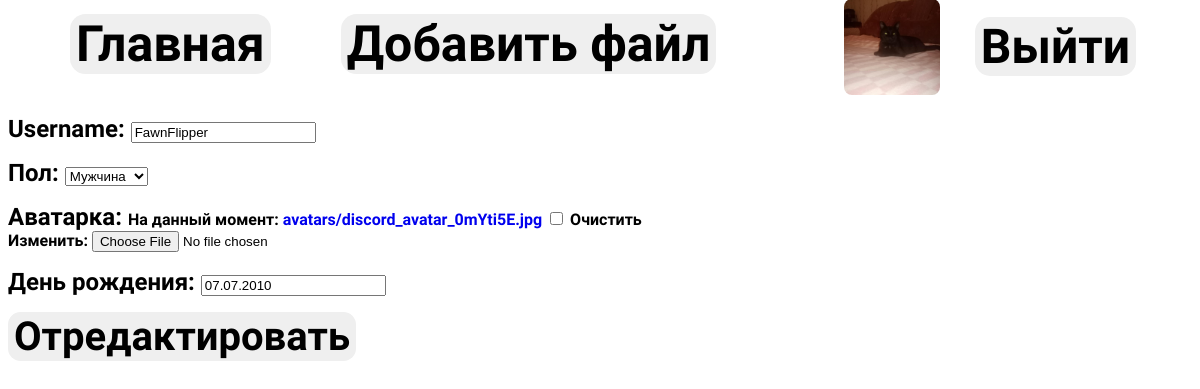
Page /user/edit_profile/4/ (signed in) on the earlier database version.
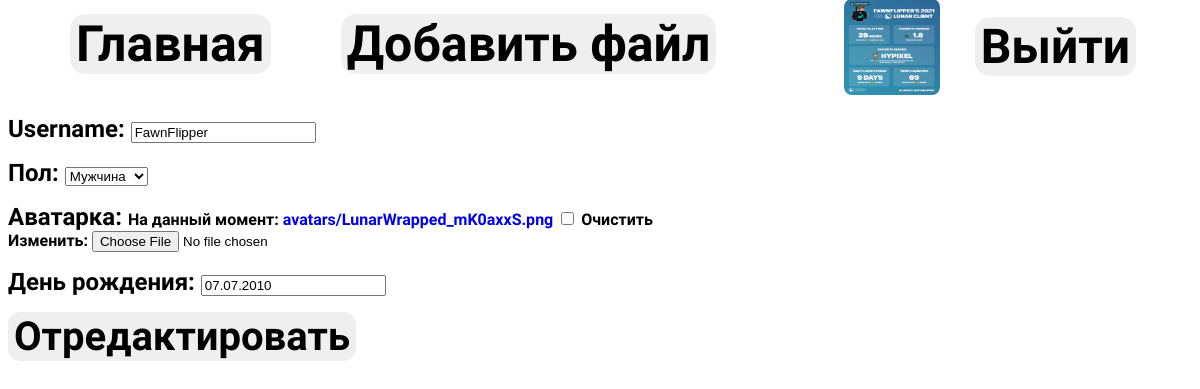
Same page on the later database version.
### users/models.py (models this page shows)
class CustomUser(AbstractUser):
    GENDERS = (
        ('m', 'Мужчина'),
        ('f', 'Женщина'),
    )
    gender = models.CharField('Пол', max_length=1, choices=GENDERS, default='')
    birth_date = models.DateField('День рождения', default='2000-01-01')
    avatar = models.ImageField('Аватарка', upload_to='avatars/', blank=True, null=True, default='standart_avatar.png')

### users/views.py (the view, shortened to what this page needs)
# urls.py: path('edit_profile/<int:pk>/', views.EditProfile.as_view(), name='edit_profile'),
class EditProfile(LoginRequiredMixin, DataMixin, UpdateView):
    model = CustomUser
    template_name_suffix = '_update_form'
    fields = ['username', 'gender', 'avatar', 'birth_date']
    login_url = 'login'
    def get_context_data(self, **kwargs):
        context = super(EditProfile, self).get_context_data(**kwargs)
        user = get_object_or_404(CustomUser, id=self.kwargs['pk'])
        context['profile'] = user.profile
        if self.request.user.id != user.id:
            raise PermissionDenied()
        c_def = self.get_user_context()
        return dict(list(context.items()) + list(c_def.items()))

### home/utils.py (called while the page is built)
def get_theme(request):
    return request.COOKIES.get('fawn-files_cookie_theme')

    def get_user_context(self, **kwargs):
        context = kwargs
        context['theme'] = get_theme(self.request)
        if context['theme']:
            local_themes = themes.copy()
            local_themes.pop(context['theme'])
            context['themes'] = local_themes
        return context

### users/templates/users/customuser_update_form.html (shortened to what this page needs)
{% extends 'home/ex.html' %}
{% load static %}
{% block import %}
<link rel="stylesheet" href="{% static 'users/css/update_form.css' %}">
{% endblock %}
{% block content %}
{% if profile.user.id == request.user.id %}
<form method="post" enctype='multipart/form-data'>
    {% for f in form %}
        <p><label class="form-label mini-text" for="{{ f.id_for_label }}">{{ f.label }}: </label><span class="{{ f.id_for_label }} text">{{ f }}</span></p>
    {% endfor %}
    <button type="submit" class="edit">Отредактировать</button>
{% endif %}
</form>
{% endblock %}

### home/templates/home/ex.html (shortened to what this page needs)
{% load static %}
<!DOCTYPE html>
<html lang="en">
<head>
    <link rel="stylesheet" href="{% static 'home/css/ex.css' %}">
    <link rel="stylesheet" href="https://kit-pro.fontawesome.com/releases/v5.12.1/css/pro.min.css"></link>
    {% block import %}{% endblock %}
</head>
<body>
    <header class="header">
        <a class="img" href="{% url 'home' %}">
        <div class="buttons">
            <a href="{% url 'home' %}"><button class="hb home">Главная</button></a>
            {% if request.user.is_authenticated %}
                <a href="{% url 'addfile' %}"><button class="hb addfile">Добавить файл</button></a>
            {% endif %}
        </div>
        <div class="auth">
            {% if request.user.is_authenticated %}
                <a href="{% url 'user_profile' request.user.profile.pk %}"><img class="avatar" src="{{ user.avatar.url }}"></img></a>
                <a href="{% url 'logout' %}"><button class="hb hbl logout">Выйти</button></a>
            {% else %}
                <a href="{% url 'register' %}"><button class="hb hbr register">Зарегистрироваться</button></a><br>
                <a href="{% url 'login' %}"><button class="hb hbr login">Войти</button></a>
            {% endif %}
        </div>
    </header>
    {% block content %}{% endblock %}
</body>
</html>

Differences in the rows shown:
changed CustomUser "FawnFlipper": avatar: a different picture
Other differences:
text no longer shown: "На данный момент: avatars/discord_avatar_0mYti5E.jpg Очистить Изменить:"
text now shown: "На данный момент: avatars/LunarWrapped_mK0axxS.png Очистить Изменить:"
